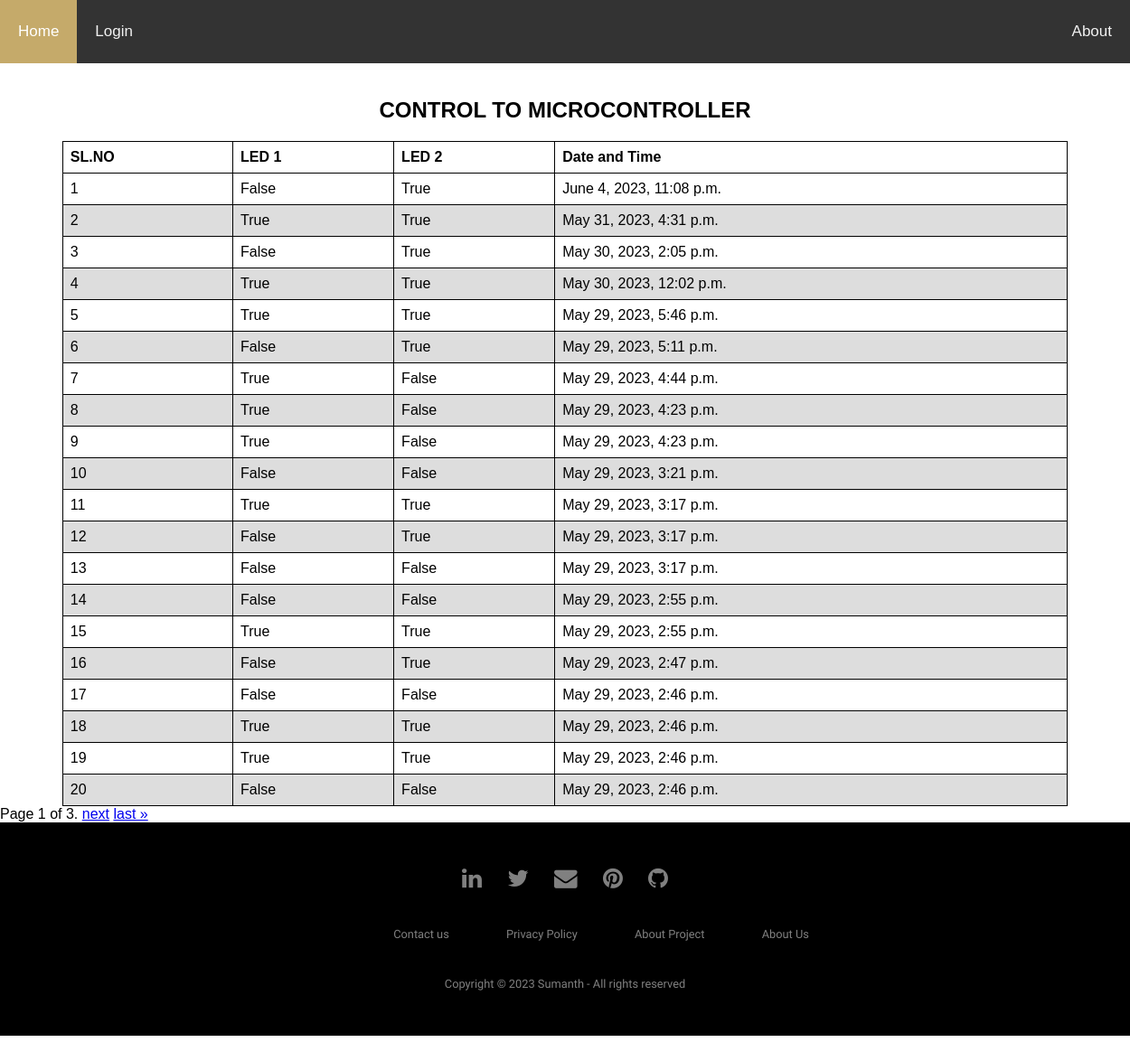
The page /circuit/ on the database as committed earlier.
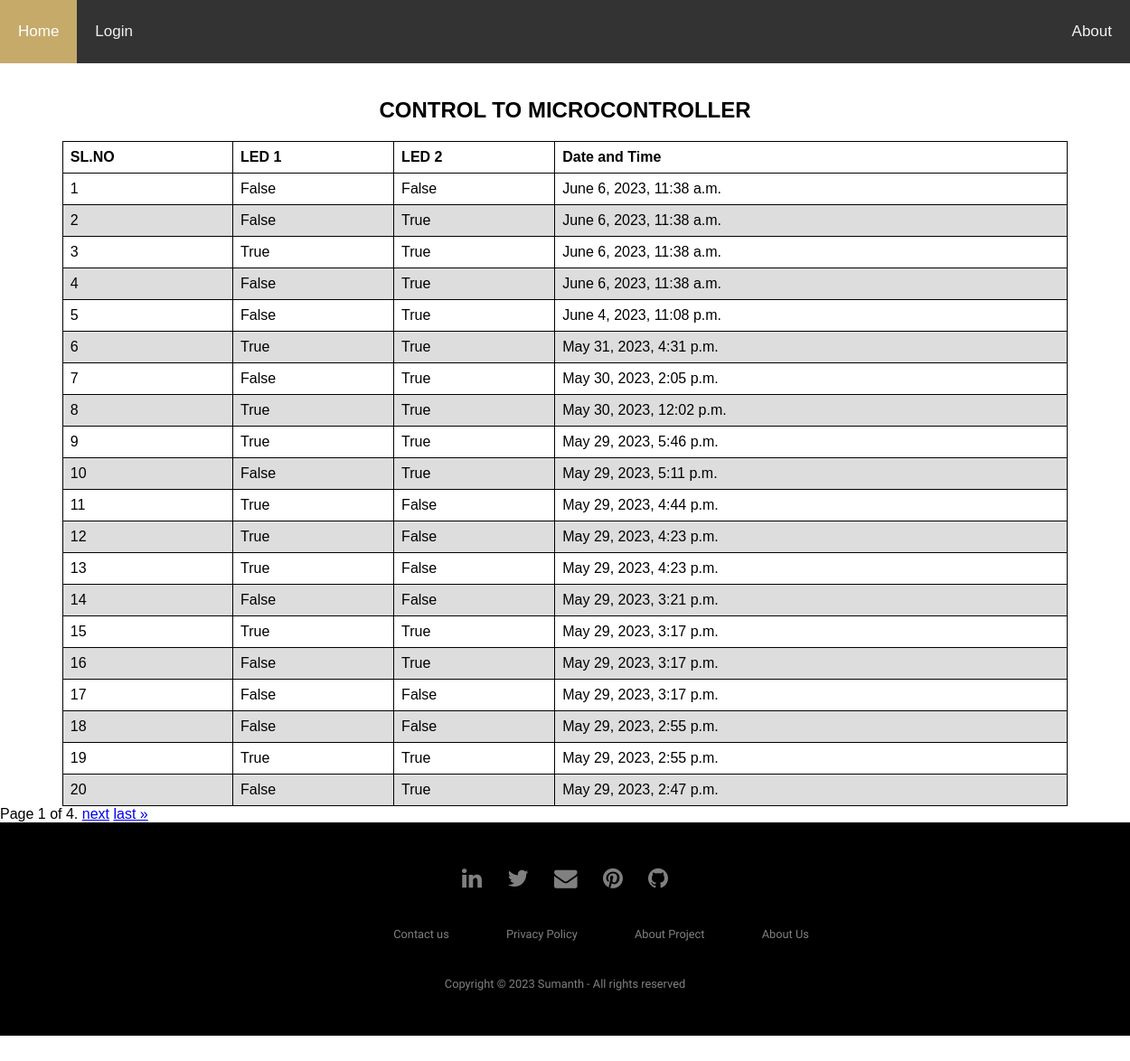
The same page on the database as committed later.
### ckt/models.py (models this page shows, shortened)
class CircuitModel(models.Model):
    led_1 = models.BooleanField(default=False)
    led_2 = models.BooleanField(default=False)
    doc = models.DateTimeField(auto_now_add=True)
    doe = models.DateTimeField(auto_now=True)
    user = models.ForeignKey(User, on_delete=models.DO_NOTHING, blank=True)

### ckt/views.py (the view)
# urls.py: path("circuit/", CircuitControlView.as_view(), name="ckt"),
class CircuitControlView(ListView):
    model = CircuitModel
    ordering = "-id"
    paginate_by = 20

### ckt/templates/ckt/circuitmodel_list.html (shortened to what this page needs)
{% extends 'base.html' %} {% block content %}
<br>
<center><h2>CONTROL TO MICROCONTROLLER</h2></center>
    </head>
    <body>
    <table class="striped centered">
    <thead>
      <tr>
        <th>SL.NO</th>
        <th>LED 1</th>
        <th>LED 2</th>
        <th>Date and Time</th>
      </tr>
    </thead>
      <tbody>
        {% for object in object_list %}
        <tr>
        <td>{{forloop.counter}}</td>
        <td>{{object.led_1}} </td>
        <td>{{object.led_2}}</td>
        <td>{{object.doc}}</td>
    </tr>
        {% endfor %}
    </tbody>
    </table>
    <div class="pagination">
        <span class="step-links">
          <span class="current">
            Page {{ page_obj.number }} of {{ paginator.num_pages }}.
          </span>
          {% if page_obj.has_next %}
          <a href="?page={{ page_obj.next_page_number }}">next</a>
          <a href="?page={{ page_obj.num_pages }}">last &raquo;</a>
          {% endif %}
        </span>
      </div>
 {% endblock content %}

Rows that differ between the two databases and show on the page:
no longer on this page (row unchanged): CircuitModel: led_1 "False", led_2 "False", doc "May 29, 2023, 2:46 p.m."
no longer on this page (row unchanged): CircuitModel: led_1 "True", led_2 "True", doc "May 29, 2023, 2:46 p.m."
no longer on this page (row unchanged): CircuitModel: led_1 "True", led_2 "True", doc "May 29, 2023, 2:46 p.m."
no longer on this page (row unchanged): CircuitModel: led_1 "False", led_2 "False", doc "May 29, 2023, 2:46 p.m."
added CircuitModel: led_1 "False", led_2 "False", doc "June 6, 2023, 11:38 a.m."
added CircuitModel: led_1 "False", led_2 "True", doc "June 6, 2023, 11:38 a.m."
added CircuitModel: led_1 "True", led_2 "True", doc "June 6, 2023, 11:38 a.m."
added CircuitModel: led_1 "False", led_2 "True", doc "June 6, 2023, 11:38 a.m."
Other text that changed with them:
{{ paginator.num_pages }}: "3" → "4"
